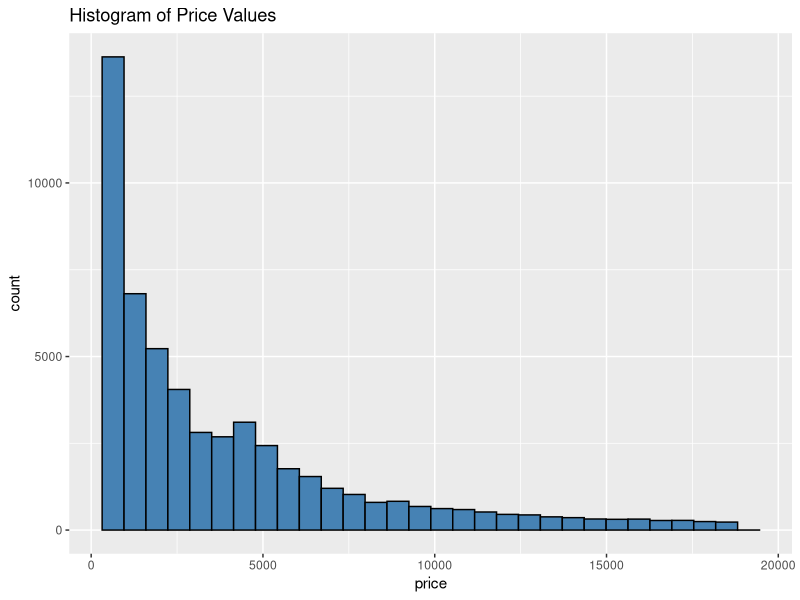

Source code (R):
## ---- chunk 1
knitr::opts_chunk$set(echo = TRUE)

library(ggplot2)
data(diamonds)
## ---- chunk 2
#create histogram of values for price
ggplot(data=diamonds, aes(x=price)) +
  geom_histogram(fill="steelblue", color="black") +
  ggtitle("Histogram of Price Values")
